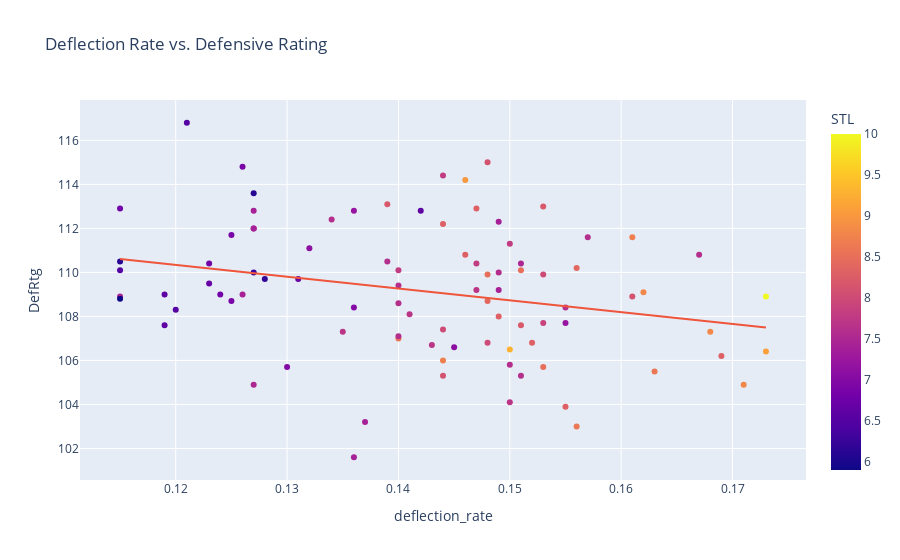

Notebook code cell kept with this figure:
### Code cell
fig = px.scatter(stats_no17, x='deflection_rate', y='DefRtg', title='Deflection Rate vs. Defensive Rating',
                color='STL', trendline='ols', hover_data=['TEAM'])

fig.show()

results = px.get_trendline_results(fig)
results.px_fit_results.iloc[0].summary()

### Figure 1 — Plotly figure (JSON) as saved in the notebook; plotly's stock layout.template omitted (floating-point values rounded to 4 significant figures)
{"data": [{"customdata": [["2018 Atlanta Hawks"], ["2018 Boston Celtics"], ["2018 Brooklyn Nets"], ["2018 Charlotte Hornets"], ["2018 Chicago Bulls"], ["2018 Cleveland Cavaliers"], ["2018 Dallas Mavericks"], ["2018 Denver Nuggets"], ["2018 Detroit Pistons"], ["2018 Golden State Warriors"], ["2018 Houston Rockets"], ["2018 Indiana Pacers"], ["2018 LA Clippers"], ["2018 Los Angeles Lakers"], ["2018 Memphis Grizzlies"], ["2018 Miami Heat"], ["2018 Milwaukee Bucks"], ["2018 Minnesota Timberwolves"], ["2018 New Orleans Pelicans"], ["2018 New York Knicks"], ["2018 Oklahoma City Thunder"], ["2018 Orlando Magic"], ["2018 Philadelphia 76ers"], ["2018 Phoenix Suns"], ["2018 Portland Trail Blazers"], ["2018 Sacramento Kings"], ["2018 San Antonio Spurs"], ["2018 Toronto Raptors"], ["2018 Utah Jazz"], ["2018 Washington Wizards"], ["2019 Atlanta Hawks"], ["2019 Boston Celtics"], ["2019 Brooklyn Nets"], ["2019 Charlotte Hornets"], ["2019 Chicago Bulls"], ["2019 Cleveland Cavaliers"], ["2019 Dallas Mavericks"], ["2019 Denver Nuggets"], ["2019 Detroit Pistons"], ["2019 Golden State Warriors"], ["2019 Houston Rockets"], ["2019 Indiana Pacers"], ["2019 LA Clippers"], ["2019 Los Angeles Lakers"], ["2019 Memphis Grizzlies"], ["2019 Miami Heat"], ["2019 Milwaukee Bucks"], ["2019 Minnesota Timberwolves"], ["2019 New Orleans Pelicans"], ["2019 New York Knicks"], ["2019 Oklahoma City Thunder"], ["2019 Orlando Magic"], ["2019 Philadelphia 76ers"], ["2019 Phoenix Suns"], ["2019 Portland Trail Blazers"], ["2019 Sacramento Kings"], ["2019 San Antonio Spurs"], ["2019 Toronto Raptors"], ["2019 Utah Jazz"], ["2019 Washington Wizards"], ["2020 Atlanta Hawks"], ["2020 Boston Celtics"], ["2020 Brooklyn Nets"], ["2020 Charlotte Hornets"], ["2020 Chicago Bulls"], ["2020 Cleveland Cavaliers"], ["2020 Dallas Mavericks"], ["2020 Denver Nuggets"], ["2020 Detroit Pistons"], ["2020 Golden State Warriors"], ["2020 Houston Rockets"], ["2020 Indiana Pacers"], ["2020 LA Clippers"], ["2020 Los Angeles Lakers"], ["2020 Memphis Grizzlies"], ["2020 Miami Heat"], ["2020 Milwaukee Bucks"], ["2020 Minnesota Timberwolves"], ["2020 New Orleans Pelicans"], ["2020 New York Knicks"], ["2020 Oklahoma City Thunder"], ["2020 Orlando Magic"], ["2020 Philadelphia 76ers"], ["2020 Phoenix Suns"], ["2020 Portland Trail Blazers"], ["2020 Sacramento Kings"], ["2020 San Antonio Spurs"], ["2020 Toronto Raptors"], ["2020 Utah Jazz"], ["2020 Washington Wizards"]], "hovertemplate": "deflection_rate=%{x}<br>DefRtg=%{y}<br>TEAM=%{customdata[0]}<br>STL=%{marker.color}<extra></extra>", "legendgroup": "", "marker": {"color": [7.8, 7.4, 6.2, 6.8, 7.6, 7.1, 7, 7.6, 7.7, 8, 8.5, 8.8, 7.7, 7.7, 7.5, 7.6, 8.8, 8.4, 8, 6.7, 9.1, 7.6, 8.3, 6.9, 7, 7.8, 7.7, 7.6, 8.6, 7.9, 8.2, 8.6, 6.6, 7.2, 7.4, 6.5, 6.5, 7.7, 6.9, 7.6, 8.5, 8.7, 6.8, 7.5, 8.3, 7.6, 7.5, 8.3, 7.4, 6.8, 9.3, 6.6, 7.4, 9, 6.7, 8.3, 6.1, 8.3, 8.1, 8.3, 7.8, 8.3, 6.5, 6.6, 10, 6.9, 6.3, 8.1, 7.4, 8.2, 8.5, 7.2, 7.1, 8.6, 8, 7.4, 7.4, 8.7, 7.6, 7.6, 7.6, 8.4, 8.2, 7.8, 6.1, 7.6, 7.2, 8.8, 5.9, 8.1], "coloraxis": "coloraxis", "symbol": "circle"}, "mode": "markers", "name": "", "orientation": "v", "showlegend": false, "type": "scatter", "x": [0.14, 0.137, 0.128, 0.124, 0.139, 0.132, 0.136, 0.149, 0.143, 0.148, 0.153, 0.168, 0.147, 0.135, 0.151, 0.15, 0.162, 0.156, 0.144, 0.131, 0.173, 0.14, 0.155, 0.125, 0.13, 0.147, 0.15, 0.151, 0.156, 0.153, 0.139, 0.14, 0.119, 0.127, 0.127, 0.121, 0.115, 0.141, 0.125, 0.14, 0.151, 0.144, 0.123, 0.115, 0.149, 0.14, 0.127, 0.144, 0.127, 0.115, 0.15, 0.119, 0.126, 0.146, 0.123, 0.146, 0.115, 0.152, 0.144, 0.147, 0.144, 0.169, 0.12, 0.142, 0.173, 0.126, 0.127, 0.161, 0.149, 0.153, 0.148, 0.155, 0.145, 0.163, 0.153, 0.149, 0.136, 0.161, 0.157, 0.134, 0.155, 0.148, 0.151, 0.15, 0.127, 0.167, 0.136, 0.171, 0.115, 0.148], "xaxis": "x", "y": [110.1, 103.2, 109.7, 109, 110.5, 111.1, 108.4, 110, 106.7, 106.8, 105.7, 107.3, 109.2, 107.3, 110.4, 105.8, 109.1, 110.2, 107.4, 109.7, 106.4, 109.4, 103.9, 111.7, 105.7, 110.4, 104.1, 105.3, 103, 107.7, 113.1, 107, 109, 112, 112.8, 116.8, 110.1, 108.1, 108.7, 108.6, 110.1, 106, 110.4, 108.9, 108, 107.1, 104.9, 112.2, 112, 112.9, 106.5, 107.6, 109, 114.2, 109.5, 110.8, 110.5, 106.8, 105.3, 112.9, 114.4, 106.2, 108.3, 112.8, 108.9, 114.8, 110, 108.9, 112.3, 113, 109.9, 107.7, 106.6, 105.5, 109.9, 109.2, 101.6, 111.6, 111.6, 112.4, 108.4, 108.7, 107.6, 111.3, 113.6, 110.8, 112.8, 104.9, 108.8, 115], "yaxis": "y"}, {"hovertemplate": "<b>OLS trendline</b><br>DefRtg = -53.7282 * deflection_rate + 116.792<br>R<sup>2</sup>=0.070868<br><br>deflection_rate=%{x}<br>DefRtg=%{y} <b>(trend)</b><extra></extra>", "legendgroup": "", "marker": {"symbol": "circle"}, "mode": "lines", "name": "", "showlegend": false, "type": "scatter", "x": [0.115, 0.115, 0.115, 0.115, 0.115, 0.119, 0.119, 0.12, 0.121, 0.123, 0.123, 0.124, 0.125, 0.125, 0.126, 0.126, 0.127, 0.127, 0.127, 0.127, 0.127, 0.127, 0.128, 0.13, 0.131, 0.132, 0.134, 0.135, 0.136, 0.136, 0.136, 0.137, 0.139, 0.139, 0.14, 0.14, 0.14, 0.14, 0.14, 0.141, 0.142, 0.143, 0.144, 0.144, 0.144, 0.144, 0.144, 0.145, 0.146, 0.146, 0.147, 0.147, 0.147, 0.148, 0.148, 0.148, 0.148, 0.149, 0.149, 0.149, 0.149, 0.15, 0.15, 0.15, 0.15, 0.151, 0.151, 0.151, 0.151, 0.152, 0.153, 0.153, 0.153, 0.153, 0.155, 0.155, 0.155, 0.156, 0.156, 0.157, 0.161, 0.161, 0.162, 0.163, 0.167, 0.168, 0.169, 0.171, 0.173, 0.173], "xaxis": "x", "y": [110.6, 110.6, 110.6, 110.6, 110.6, 110.4, 110.4, 110.3, 110.3, 110.2, 110.2, 110.1, 110.1, 110.1, 110.0, 110.0, 110.0, 110.0, 110.0, 110.0, 110.0, 110.0, 109.9, 109.8, 109.8, 109.7, 109.6, 109.5, 109.5, 109.5, 109.5, 109.4, 109.3, 109.3, 109.3, 109.3, 109.3, 109.3, 109.3, 109.2, 109.2, 109.1, 109.1, 109.1, 109.1, 109.1, 109.1, 109.0, 108.9, 108.9, 108.9, 108.9, 108.9, 108.8, 108.8, 108.8, 108.8, 108.8, 108.8, 108.8, 108.8, 108.7, 108.7, 108.7, 108.7, 108.7, 108.7, 108.7, 108.7, 108.6, 108.6, 108.6, 108.6, 108.6, 108.5, 108.5, 108.5, 108.4, 108.4, 108.4, 108.1, 108.1, 108.1, 108.0, 107.8, 107.8, 107.7, 107.6, 107.5, 107.5], "yaxis": "y"}], "layout": {"coloraxis": {"colorbar": {"title": {"text": "STL"}}, "colorscale": [[0, "#0d0887"], [0.1111, "#46039f"], [0.2222, "#7201a8"], [0.3333, "#9c179e"], [0.4444, "#bd3786"], [0.5556, "#d8576b"], [0.6667, "#ed7953"], [0.7778, "#fb9f3a"], [0.8889, "#fdca26"], [1, "#f0f921"]]}, "legend": {"tracegroupgap": 0}, "title": {"text": "Deflection Rate vs. Defensive Rating"}, "xaxis": {"anchor": "y", "domain": [0, 1], "title": {"text": "deflection_rate"}}, "yaxis": {"anchor": "x", "domain": [0, 1], "title": {"text": "DefRtg"}}}}
